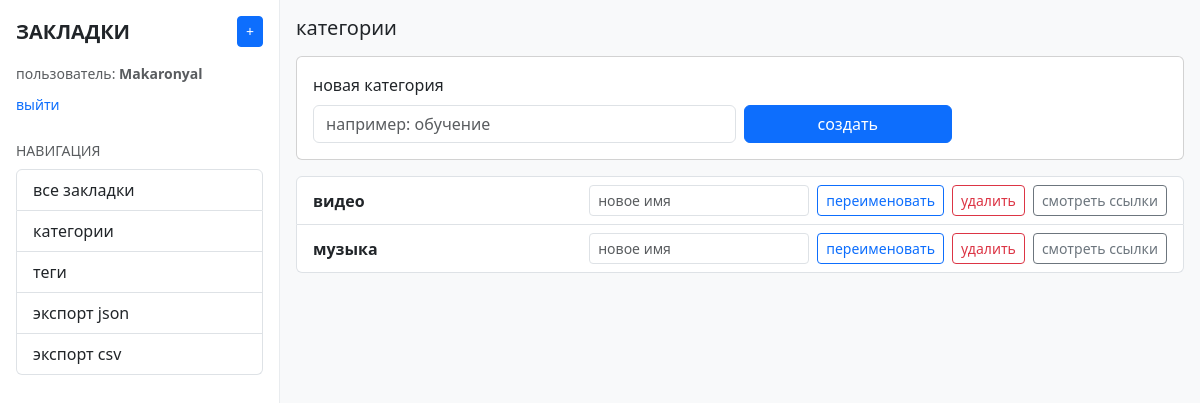
Page /categories (signed in) on the committed database.
### models.py (models this page shows)
class User(db.Model, UserMixin):
    __tablename__ = "users"
    id = db.Column(db.Integer, primary_key=True)
    username = db.Column(db.String(80), unique=True, nullable=False, index=True)
    password_hash = db.Column(db.String(255), nullable=False)
    created_at = db.Column(db.DateTime, default=datetime.utcnow, nullable=False)

class Category(db.Model):
    __tablename__ = "categories"
    id = db.Column(db.Integer, primary_key=True)
    user_id = db.Column(db.Integer, db.ForeignKey("users.id"), nullable=False, index=True)
    name = db.Column(db.String(120), nullable=False)
    __table_args__ = (
        UniqueConstraint("user_id", "name", name="uq_categories_user_name"),
    )
    links = db.relationship("Link", back_populates="category")

### app.py (the view)
@app.get("/categories")
@login_required
def categories_page():
    categories = Category.query.filter_by(user_id=current_user.id).order_by(Category.name.asc()).all()
    return render_template("categories.html", categories=categories)

### app.py (called while the page is built)
@login_manager.user_loader
def load_user(user_id: str):
    try:
        uid = int(user_id)
    except ValueError:
        return None
    return User.query.get(uid)

### templates/categories.html
{% extends "base.html" %}
{% block content %}
<div class="container-fluid px-3 py-3">
  <h1 class="h5 mb-3">категории</h1>
  <form class="card card-body mb-3" method="post" action="{{ url_for('category_create') }}">
    <div class="row g-2 align-items-end">
      <div class="col-md-6">
        <label class="form-label">новая категория</label>
        <input class="form-control" name="name" placeholder="например: обучение" required>
      </div>
      <div class="col-md-3">
        <button class="btn btn-primary w-100" type="submit">создать</button>
      </div>
    </div>
  </form>
  <div class="list-group">
    {% for c in categories %}
      <div class="list-group-item">
        <div class="d-flex justify-content-between align-items-center flex-wrap gap-2">
          <div class="fw-semibold">{{ c.name }}</div>
          <div class="d-flex gap-2 flex-wrap">
            <form class="d-flex gap-2" method="post" action="{{ url_for('category_rename', category_id=c.id) }}">
              <input class="form-control form-control-sm" name="name" placeholder="новое имя" required>
              <button class="btn btn-sm btn-outline-primary" type="submit">переименовать</button>
            </form>
            <form method="post" action="{{ url_for('category_delete', category_id=c.id) }}"
                  onsubmit="return confirm('удалить категорию? у ссылок она сбросится.');">
              <button class="btn btn-sm btn-outline-danger" type="submit">удалить</button>
            </form>
            <a class="btn btn-sm btn-outline-secondary"
               href="{{ url_for('links_list', category_id=c.id) }}">смотреть ссылки</a>
          </div>
        </div>
      </div>
    {% endfor %}
  </div>
</div>
{% endblock %}

### templates/base.html (shortened to what this page needs)
<!doctype html>
<html lang="ru">
<head>
  <link rel="stylesheet" href="https://cdn.jsdelivr.net/npm/bootstrap-icons@1.11.3/font/bootstrap-icons.min.css">
  <link href="https://cdn.jsdelivr.net/npm/bootstrap@5.3.3/dist/css/bootstrap.min.css" rel="stylesheet">
</head>
<body class="bg-light">
<div class="d-flex app-shell">
  {% if current_user.is_authenticated %}
  <aside class="sidebar d-none d-md-block">
    <div class="sidebar-sticky">
      <div class="d-flex align-items-center justify-content-between mb-3">
        <div class="fw-bold text-uppercase fs-5">закладки</div>
        <a class="btn btn-sm btn-primary" href="{{ url_for('link_new_form') }}">+</a>
      </div>
      <div class="mb-2 text-muted small">
        пользователь: <span class="fw-semibold">{{ current_user.username }}</span>
      </div>
      <div class="mb-4">
        <a class="small text-decoration-none" href="{{ url_for('logout') }}">выйти</a>
      </div>
      <div class="mb-4">
        <div class="text-uppercase small text-muted mb-2">навигация</div>
        <div class="list-group">
          <a class="list-group-item list-group-item-action" href="{{ url_for('links_list') }}">все закладки</a>
          <a class="list-group-item list-group-item-action" href="{{ url_for('categories_page') }}">категории</a>
          <a class="list-group-item list-group-item-action" href="{{ url_for('tags_page') }}">теги</a>
          <a class="list-group-item list-group-item-action" href="{{ url_for('export_json') }}">экспорт json</a>
          <a class="list-group-item list-group-item-action" href="{{ url_for('export_csv') }}">экспорт csv</a>
        </div>
      </div>
    </div>
  </aside>
  {% endif %}
  <main class="flex-grow-1 content">
    {% block content %}{% endblock %}
  </main>
</div>
</body>
</html>

### templates/base.html (style rules this page uses)
.app-shell { min-height: 100vh; }
.sidebar { width: 280px; border-right: 1px solid #e9ecef; background: #ffffff; }
.sidebar-sticky { position: sticky; top: 0; height: 100vh; overflow: auto; padding: 16px; }
.content { background: #f8f9fa; min-height: 100vh; }

### rows in the picture
User: username "Makaronyal"
Category: name "видео"
Category: name "музыка"
